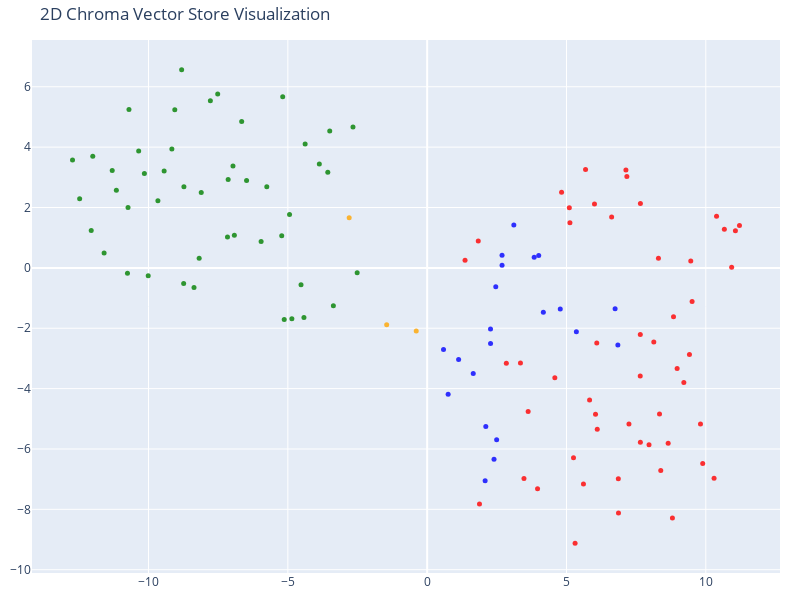

Notebook code for this chart:
### Code cell
# We humans find it easier to visalize things in 2D!
# Reduce the dimensionality of the vectors to 2D using t-SNE
# (t-distributed stochastic neighbor embedding)

tsne = TSNE(n_components=2, random_state=42)
reduced_vectors = tsne.fit_transform(vectors)

# Create the 2D scatter plot
fig = go.Figure(data=[go.Scatter(
    x=reduced_vectors[:, 0],
    y=reduced_vectors[:, 1],
    mode='markers',
    marker=dict(size=5, color=colors, opacity=0.8),
    text=[f"Type: {t}<br>Text: {d[:100]}..." for t, d in zip(doc_types, documents)],
    hoverinfo='text'
)])

fig.update_layout(
    title='2D Chroma Vector Store Visualization',
    scene=dict(xaxis_title='x',yaxis_title='y'),
    width=800,
    height=600,
    margin=dict(r=20, b=10, l=10, t=40)
)

fig.show()

### Figure 1 — Plotly figure (JSON) as saved in the notebook; plotly's stock layout.template omitted (floating-point values rounded to 4 significant figures)
{"data": [{"hoverinfo": "text", "marker": {"color": ["orange", "orange", "orange", "red", "red", "red", "red", "red", "red", "red", "red", "red", "red", "red", "red", "red", "red", "red", "red", "red", "red", "red", "red", "red", "red", "red", "red", "red", "red", "red", "red", "red", "red", "red", "red", "red", "red", "red", "red", "red", "red", "red", "red", "red", "red", "red", "red", "red", "red", "red", "red", "red", "red", "red", "red", "green", "green", "green", "green", "green", "green", "green", "green", "green", "green", "green", "green", "green", "green", "green", "green", "green", "green", "green", "green", "green", "green", "green", "green", "green", "green", "green", "green", "green", "green", "green", "green", "green", "green", "green", "green", "green", "green", "green", "green", "green", "green", "green", "green", "green", "green", "green", "blue", "blue", "blue", "blue", "blue", "blue", "blue", "blue", "blue", "blue", "blue", "blue", "blue", "blue", "blue", "blue", "blue", "blue", "blue", "blue", "blue"], "opacity": 0.8, "size": 5}, "mode": "markers", "text": ["Type: company<br>Text: # About Insurellm\n\nInsurellm was founded by Avery Lancaster in 2015 as an insurance tech startup des...", "Type: company<br>Text: # Careers at Insurellm\n\nInsurellm is hiring! We are looking for talented software engineers, data sc...", "Type: company<br>Text: # Overview of Insurellm\n\nInsurellm is an innovative insurance tech firm with 200 employees across th...", "Type: contracts<br>Text: # Contract with Apex Reinsurance for Rellm: AI-Powered Enterprise Reinsurance Solution\n\n## Terms\n\n1....", "Type: contracts<br>Text: ## Renewal\n\n1. **Automatic Renewal**: This Agreement will automatically renew for successive one-yea...", "Type: contracts<br>Text: 2. **Seamless Integrations**: The architecture of Rellm allows for easy integration with existing sy...", "Type: contracts<br>Text: 1. **Technical Support**: Provider shall offer dedicated technical support to the Client via phone, ...", "Type: contracts<br>Text: **Insurellm, Inc.**  \n_____________________________  \nAuthorized Signature   \nDate: ________________...", "Type: contracts<br>Text: # Contract with Belvedere Insurance for Markellm\n\n## Terms\nThis Contract (\"Agreement\") is made and e...", "Type: contracts<br>Text: ## Renewal\n1. **Renewal Terms**: This Agreement may be renewed for additional one-year terms upon mu...", "Type: contracts<br>Text: ## Features\n1. **AI-Powered Matching**: Belvedere Insurance will benefit from Markellm's AI-powered ...", "Type: contracts<br>Text: ## Support\n1. **Technical Support**: Technical support will be available from 9 AM to 7 PM EST, Mond...", "Type: contracts<br>Text: **Belvedere Insurance**  \nSignature: ______________________  \nName: [Authorized Signatory]  \nTitle: ...", "Type: contracts<br>Text: # Contract with BrightWay Solutions for Markellm\n\n**Contract Date:** October 5, 2023  \n**Contract ID...", "Type: contracts<br>Text: 3. **Service Level Agreement (SLA):**  \n   Insurellm commits to a 99.9% uptime for the platform with...", "Type: contracts<br>Text: 2. **Real-Time Quote Availability:**  \n   Consumers sourced via BrightWay Solutions will receive rea...", "Type: contracts<br>Text: 3. **Training and Onboarding:**  \n   Insurellm agrees to provide one free training session on how to...", "Type: contracts<br>Text: # Contract with EverGuard Insurance for Rellm: AI-Powered Enterprise Reinsurance Solution\n\n**Contrac...", "Type: contracts<br>Text: 4. **Usage Rights**: EverGuard Insurance is granted a non-exclusive, non-transferable license to acc...", "Type: contracts<br>Text: 1. **Core Functionality**: Rellm provides EverGuard Insurance with advanced AI-driven analytics, sea...", "Type: contracts<br>Text: 1. **Customer Support**: Insurellm will provide EverGuard Insurance with 24/7 customer support, incl...", "Type: contracts<br>Text: ---\n\n**Signatures**  \n**For Insurellm**: __________________________  \n**Name**: John Smith  \n**Title...", "Type: contracts<br>Text: # Contract with GreenField Holdings for Markellm\n\n**Effective Date:** November 15, 2023  \n**Contract...", "Type: contracts<br>Text: ## Renewal\n1. **Automatic Renewal**: This contract will automatically renew for sequential one-year ...", "Type: contracts<br>Text: ## Features\n1. **AI-Powered Matching**: Access to advanced algorithms that connect GreenField Holdin...", "Type: contracts<br>Text: ## Support\n1. **Customer Support Access**: The Client will have access to dedicated support through ...", "Type: contracts<br>Text: **Signatures:**  \n_________________________                           _________________________  \n**...", "Type: contracts<br>Text: # Contract with Greenstone Insurance for Homellm\n\n---\n\n## Terms\n\n1. **Parties**: This Contract (\"Agr...", "Type: contracts<br>Text: 4. **Payment Terms**: \n   - The Customer shall pay an amount of $10,000 per month for the Standard T...", "Type: contracts<br>Text: ---\n\n## Features\n\n- **AI-Powered Risk Assessment**: Customer will have access to enhanced risk evalu...", "Type: contracts<br>Text: - **Customer Portal**: A dedicated portal will be provided, allowing the Customer's clients to manag...", "Type: contracts<br>Text: ______________________________  \n[Name], [Title]  \nDate: ______________________\n\n**For Greenstone In...", "Type: contracts<br>Text: # Contract with GreenValley Insurance for Homellm\n\n**Contract Date:** October 6, 2023  \n**Contract N...", "Type: contracts<br>Text: 4. **Confidentiality:** Both parties agree to maintain the confidentiality of proprietary informatio...", "Type: contracts<br>Text: 1. **AI-Powered Risk Assessment:** Access to advanced AI algorithms for real-time risk evaluations.\n...", "Type: contracts<br>Text: 3. **Regular Updates:** Insurellm will offer ongoing updates and enhancements to the Homellm platfor...", "Type: contracts<br>Text: # Contract with Pinnacle Insurance Co. for Homellm\n\n## Terms\nThis contract (\"Contract\") is entered i...", "Type: contracts<br>Text: ## Renewal\n1. **Renewal Terms**: At the end of the initial term, this Contract shall automatically r...", "Type: contracts<br>Text: ## Features\n1. **AI-Powered Risk Assessment**: Utilized for tailored underwriting decisions specific...", "Type: contracts<br>Text: ## Support\n1. **Technical Support**: Insurellm shall provide 24/7 technical support via an email and...", "Type: contracts<br>Text: # Contract with Roadway Insurance Inc. for Carllm\n\n---\n\n## Terms\n\n1. **Agreement Effective Date**: T...", "Type: contracts<br>Text: ---\n\n## Renewal\n\n1. **Automatic Renewal**: This agreement will automatically renew for an additional...", "Type: contracts<br>Text: ---\n\n## Features\n\n1. **Access to Core Features**: Roadway Insurance Inc. will have access to all Pro...", "Type: contracts<br>Text: ---\n\n## Support\n\n1. **Technical Support**: Roadway Insurance Inc. will receive priority technical su...", "Type: contracts<br>Text: # Contract with Stellar Insurance Co. for Rellm\n\n## Terms\nThis contract is made between **Insurellm*...", "Type: contracts<br>Text: ### Termination\nEither party may terminate this agreement with a **30-day written notice**. In the e...", "Type: contracts<br>Text: ## Features\nStellar Insurance Co. will receive access to the following features of the Rellm product...", "Type: contracts<br>Text: ## Support\nInsurellm provides Stellar Insurance Co. with the following support services:\n\n- **24/7 T...", "Type: contracts<br>Text: # Contract with TechDrive Insurance for Carllm\n\n**Contract Date:** October 1, 2024  \n**Contract Dura...", "Type: contracts<br>Text: ## Renewal\n\n1. **Automatic Renewal**: This contract shall automatically renew for additional one-yea...", "Type: contracts<br>Text: ## Support\n\n1. **Customer Support**: Insurellm will provide 24/7 customer support to TechDrive Insur...", "Type: contracts<br>Text: **TechDrive Insurance Representative:**  \nName: Sarah Johnson  \nTitle: Operations Director  \nDate: _...", "Type: contracts<br>Text: # Contract with Velocity Auto Solutions for Carllm\n\n**Contract Date:** October 1, 2023  \n**Contract ...", "Type: contracts<br>Text: ## Renewal\n\n1. **Automatic Renewal**: This contract will automatically renew for successive 12-month...", "Type: contracts<br>Text: ## Support\n\n1. **Customer Support**: Velocity Auto Solutions will have access to Insurellm’s custome...", "Type: employees<br>Text: # HR Record\n\n# Alex Chen\n\n## Summary\n- **Date of Birth:** March 15, 1990  \n- **Job Title:** Backend ...", "Type: employees<br>Text: ## Annual Performance History\n- **2020:**  \n  - Completed onboarding successfully.  \n  - Met expecta...", "Type: employees<br>Text: ## Compensation History\n- **2020:** Base Salary: $80,000  \n- **2021:** Base Salary Increase to $90,0...", "Type: employees<br>Text: Alex Chen continues to be a vital asset at Insurellm, contributing significantly to innovative backe...", "Type: employees<br>Text: # HR Record\n\n# Alex Harper\n\n## Summary\n- **Date of Birth**: March 15, 1993  \n- **Job Title**: Sales ...", "Type: employees<br>Text: ## Annual Performance History  \n- **2021**:  \n  - **Performance Rating**: 4.5/5  \n  - **Key Achievem...", "Type: employees<br>Text: - **2022**:  \n  - **Base Salary**: $65,000 (Promotion to Senior SDR)  \n  - **Bonus**: $13,000 (20% o...", "Type: employees<br>Text: # HR Record\n\n# Alex Thomson\n\n## Summary\n- **Date of Birth:** March 15, 1995  \n- **Job Title:** Sales...", "Type: employees<br>Text: ## Annual Performance History  \n- **2022** - Rated as \"Exceeds Expectations.\" Alex Thomson achieved ...", "Type: employees<br>Text: ## Other HR Notes\n- Alex Thomson is an active member of the Diversity and Inclusion committee at Ins...", "Type: employees<br>Text: # Avery Lancaster\n\n## Summary\n- **Date of Birth**: March 15, 1985  \n- **Job Title**: Co-Founder & Ch...", "Type: employees<br>Text: - **2010 - 2013**: Business Analyst at Edge Analytics  \n  Prior to joining Innovate, Avery worked as...", "Type: employees<br>Text: - **2018**: **Exceeds Expectations**  \n  Under Avery’s pivoted vision, Insurellm launched two new su...", "Type: employees<br>Text: - **2022**: **Satisfactory**  \n  Avery focused on rebuilding team dynamics and addressing employee c...", "Type: employees<br>Text: ## Compensation History\n- **2015**: $150,000 base salary + Significant equity stake  \n- **2016**: $1...", "Type: employees<br>Text: ## Other HR Notes\n- **Professional Development**: Avery has actively participated in leadership trai...", "Type: employees<br>Text: # HR Record\n\n# Emily Carter\n\n## Summary\n- **Date of Birth:** August 12, 1990  \n- **Job Title:** Acco...", "Type: employees<br>Text: - **2017-2019:** Marketing Intern  \n  - Assisted with market research and campaign development for s...", "Type: employees<br>Text: ## Compensation History\n| Year | Base Salary | Bonus         | Total Compensation |\n|------|--------...", "Type: employees<br>Text: Emily Carter exemplifies the kind of talent that drives Insurellm's success and is an invaluable ass...", "Type: employees<br>Text: # HR Record\n\n# Emily Tran\n\n## Summary\n- **Date of Birth:** March 18, 1991  \n- **Job Title:** Digital...", "Type: employees<br>Text: - **January 2017 - May 2018**: Marketing Intern  \n  - Supported the Marketing team by collaborating ...", "Type: employees<br>Text: - **2021**:  \n  - Performance Rating: Meets Expectations  \n  - Key Achievements: Contributed to the ...", "Type: employees<br>Text: - **Professional Development Goals**:  \n  - Emily Tran aims to become a Marketing Manager within the...", "Type: employees<br>Text: # HR Record\n\n# Jordan Blake\n\n## Summary\n- **Date of Birth:** March 15, 1993  \n- **Job Title:** Sales...", "Type: employees<br>Text: ## Annual Performance History\n- **2021:** First year at Insurellm; achieved 90% of monthly targets. ...", "Type: employees<br>Text: ## Other HR Notes\n- Jordan has shown an interest in continuing education, actively participating in ...", "Type: employees<br>Text: # HR Record\n\n# Jordan K. Bishop\n\n## Summary\n- **Date of Birth:** March 15, 1990\n- **Job Title:** Fro...", "Type: employees<br>Text: ## Annual Performance History\n- **2019:** Exceeds Expectations - Continuously delivered high-quality...", "Type: employees<br>Text: ## Compensation History\n- **June 2018:** Starting Salary - $85,000\n- **June 2019:** Salary Increase ...", "Type: employees<br>Text: ## Other HR Notes\n- Jordan K. Bishop has been an integral part of club initiatives, including the In...", "Type: employees<br>Text: # HR Record\n\n# Maxine Thompson\n\n## Summary\n- **Date of Birth:** January 15, 1991  \n- **Job Title:** ...", "Type: employees<br>Text: ## Insurellm Career Progression\n- **January 2017 - October 2018**: **Junior Data Engineer**  \n  * Ma...", "Type: employees<br>Text: ## Annual Performance History\n- **2017**: *Meets Expectations*  \n  Maxine showed potential in her ro...", "Type: employees<br>Text: - **2021**: *Exceeds Expectations*  \n  Maxine spearheaded the transition to a new data warehousing s...", "Type: employees<br>Text: ## Compensation History\n- **2017**: $70,000 (Junior Data Engineer)  \n- **2018**: $75,000 (Junior Dat...", "Type: employees<br>Text: # HR Record\n\n# Oliver Spencer\n\n## Summary\n- **Date of Birth**: May 14, 1990  \n- **Job Title**: Backe...", "Type: employees<br>Text: ## Annual Performance History\n- **2018**: **3/5** - Adaptable team player but still learning to take...", "Type: employees<br>Text: ## Compensation History\n- **March 2018**: Initial salary of $80,000.\n- **July 2019**: Salary increas...", "Type: employees<br>Text: # Samantha Greene\n\n## Summary\n- **Date of Birth:** October 14, 1990\n- **Job Title:** HR Generalist\n-...", "Type: employees<br>Text: ## Annual Performance History\n- **2020:** Exceeds Expectations  \n  Samantha Greene demonstrated exce...", "Type: employees<br>Text: ## Compensation History\n- **2020:** Base Salary - $55,000  \n  The entry-level salary matched industr...", "Type: employees<br>Text: - **2023:** Base Salary - $70,000  \n  Recognized for substantial improvement in employee relations m...", "Type: employees<br>Text: # HR Record\n\n# Samuel Trenton\n\n## Summary\n- **Date of Birth:** April 12, 1989  \n- **Job Title:** Sen...", "Type: employees<br>Text: ## Annual Performance History\n- **2023:** Rating: 4.5/5  \n  *Samuel exceeded expectations, successfu...", "Type: employees<br>Text: ## Compensation History\n- **2023:** Base Salary: $115,000 + Bonus: $15,000  \n  *Annual bonus based o...", "Type: employees<br>Text: - **Engagement in Company Culture:** Regularly participates in team-building events and contributes ...", "Type: products<br>Text: # Product Summary\n\n# Carllm\n\n## Summary\n\nCarllm is an innovative auto insurance product developed by...", "Type: products<br>Text: - **Instant Quoting**: With Carllm, insurance companies can offer near-instant quotes to customers, ...", "Type: products<br>Text: - **Mobile Integration**: Carllm is designed to work seamlessly with mobile applications, providing ...", "Type: products<br>Text: - **Professional Tier**: $2,500/month\n  - For medium-sized companies.\n  - All Basic Tier features pl...", "Type: products<br>Text: ### Q2 2025: Customer Experience Improvements\n- Launch of a new **mobile app** for end-users.\n- Intr...", "Type: products<br>Text: # Product Summary\n\n# Homellm\n\n## Summary\nHomellm is an innovative home insurance product developed b...", "Type: products<br>Text: ### 2. Dynamic Pricing Model\nWith Homellm's innovative dynamic pricing model, insurance providers ca...", "Type: products<br>Text: ### 5. Multi-Channel Integration\nHomellm seamlessly integrates into existing insurance platforms, pr...", "Type: products<br>Text: - **Basic Tier:** Starting at $5,000/month for small insurers with basic integration features.\n- **S...", "Type: products<br>Text: All tiers include a comprehensive training program and ongoing updates to ensure optimal performance...", "Type: products<br>Text: With Homellm, Insurellm is committed to transforming the landscape of home insurance, ensuring both ...", "Type: products<br>Text: # Product Summary\n\n# Markellm\n\n## Summary\n\nMarkellm is an innovative two-sided marketplace designed ...", "Type: products<br>Text: - **User-Friendly Interface**: Designed with user experience in mind, Markellm features an intuitive...", "Type: products<br>Text: - **Customer Support**: Our dedicated support team is always available to assist both consumers and ...", "Type: products<br>Text: ### For Insurance Companies:\n- **Basic Listing Fee**: $199/month for a featured listing on the platf...", "Type: products<br>Text: ### Q3 2025\n- Initiate a comprehensive marketing campaign targeting both consumers and insurers to i...", "Type: products<br>Text: # Product Summary\n\n# Rellm: AI-Powered Enterprise Reinsurance Solution\n\n## Summary\n\nRellm is an inno...", "Type: products<br>Text: ### Seamless Integrations\nRellm's architecture is designed for effortless integration with existing ...", "Type: products<br>Text: ### Regulatory Compliance Tools\nRellm includes built-in compliance tracking features to help organiz...", "Type: products<br>Text: Join the growing number of organizations leveraging Rellm to enhance their reinsurance processes whi...", "Type: products<br>Text: Experience the future of reinsurance with Rellm, where innovation meets reliability. Let Insurellm h..."], "type": "scatter", "x": [-1.453, -2.799, -0.3925, 7.649, 9.46, 5.309, 8.338, 9.889, 5.608, 11.21, 3.624, 8.65, 6.866, 3.962, 8.301, 3.474, 8.383, 8.134, 9.413, 8.971, 9.212, 9.81, 6.861, 10.67, 1.36, 1.878, 10.3, 6.104, 10.93, 2.841, 7.652, 8.803, 6.042, 5.829, 4.582, 7.242, 5.252, 11.06, 3.348, 7.962, 5.684, 10.39, 1.834, 4.824, 8.841, 9.509, 6.086, 7.647, 6.005, 6.621, 5.124, 5.102, 7.167, 7.653, 7.134, -7.166, -8.183, -11.16, -2.512, -7.143, -8.73, -9.44, -6.482, -10.35, -5.756, -3.366, -4.423, -5.13, -4.856, -12.0, -4.527, -8.108, -4.38, -10.7, -2.663, -3.567, -3.87, -9.163, -3.497, -6.969, -9.664, -4.94, -5.96, -8.368, -12.73, -5.22, -8.812, -7.781, -10.01, -7.518, -9.058, -6.92, -8.739, -10.74, -11.59, -10.76, -12.47, -12.06, -6.657, -10.15, -11.3, -5.185, 3.111, 2.687, 3.841, 4.003, 2.688, 2.273, 2.275, 1.129, 0.7528, 1.653, 0.5865, 2.104, 2.494, 2.399, 2.08, 2.462, 4.169, 5.355, 6.844, 4.777, 6.745], "y": [-1.882, 1.664, -2.095, -2.209, 0.2264, -9.123, -4.839, -6.478, -7.164, 1.404, -4.755, -5.812, -8.124, -7.316, 0.319, -6.981, -6.714, -2.456, -2.87, -3.338, -3.799, -5.173, -6.988, 1.277, 0.2519, -7.827, -6.967, -5.35, 0.02432, -3.158, -5.779, -8.285, -4.852, -4.381, -3.644, -5.169, -6.289, 1.227, -3.154, -5.857, 3.256, 1.714, 0.8901, 2.508, -1.62, -1.11, -2.489, -3.582, 2.116, 1.685, 1.496, 1.992, 3.028, 2.129, 3.244, 1.022, 0.32, 2.57, -0.1642, 2.928, 2.688, 3.212, 2.896, 3.874, 2.687, -1.259, -1.647, -1.711, -1.684, 3.701, -0.5614, 2.498, 4.106, 5.248, 4.663, 3.167, 3.442, 3.935, 4.532, 3.371, 2.222, 1.77, 0.8762, -0.6482, 3.57, 1.061, 6.563, 5.54, -0.2638, 5.763, 5.237, 1.079, -0.5163, 1.997, 0.4904, -0.1821, 2.29, 1.237, 4.852, 3.13, 3.226, 5.667, 1.417, 0.4148, 0.3514, 0.4103, 0.08356, -2.028, -2.503, -3.034, -4.186, -3.497, -2.704, -5.254, -5.696, -6.342, -7.052, -0.6285, -1.471, -2.113, -2.557, -1.365, -1.357]}], "layout": {"height": 600, "margin": {"b": 10, "l": 10, "r": 20, "t": 40}, "scene": {"xaxis": {"title": {"text": "x"}}, "yaxis": {"title": {"text": "y"}}}, "title": {"text": "2D Chroma Vector Store Visualization"}, "width": 800}}
